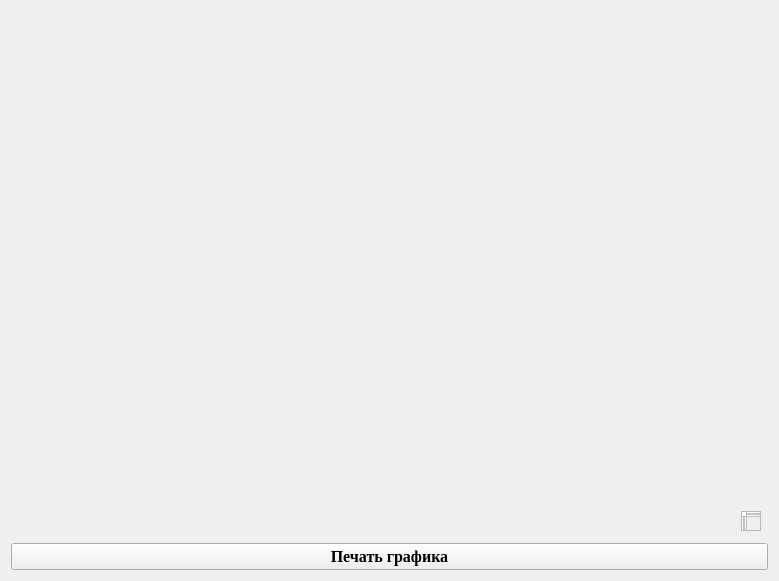
<?xml version="1.0" encoding="UTF-8"?>
<ui version="4.0">
 <class>printgraf</class>
 <widget class="QWidget" name="printgraf">
  <property name="geometry">
   <rect>
    <x>0</x>
    <y>0</y>
    <width>779</width>
    <height>581</height>
   </rect>
  </property>
  <property name="windowTitle">
   <string>Form</string>
  </property>
  <layout class="QGridLayout" name="gridLayout_2">
   <item row="0" column="0">
    <layout class="QGridLayout" name="gridLayout">
     <item row="0" column="0">
      <widget class="QCustomPlot" name="widget" native="true">
       <widget class="QTextEdit" name="textEdit">
        <property name="geometry">
         <rect>
          <x>730</x>
          <y>500</y>
          <width>20</width>
          <height>20</height>
         </rect>
        </property>
       </widget>
      </widget>
     </item>
    </layout>
   </item>
   <item row="1" column="0">
    <widget class="QPushButton" name="pushButton">
     <property name="font">
      <font>
       <family>Times New Roman</family>
       <pointsize>12</pointsize>
       <weight>75</weight>
       <bold>true</bold>
      </font>
     </property>
     <property name="text">
      <string>Печать графика</string>
     </property>
    </widget>
   </item>
  </layout>
 </widget>
 <customwidgets>
  <customwidget>
   <class>QCustomPlot</class>
   <extends>QWidget</extends>
   <header>qcustomplot.h</header>
   <container>1</container>
  </customwidget>
 </customwidgets>
 <resources/>
 <connections/>
</ui>
